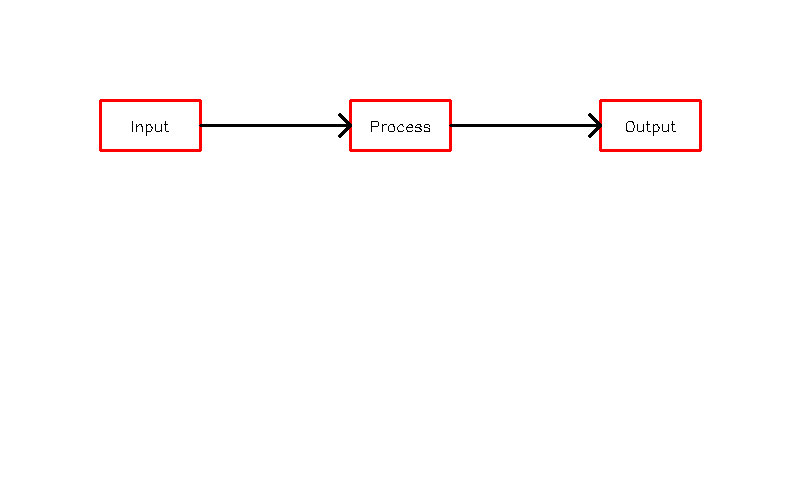
#> input picture backend/data/samples/simple_boxes.png, 800 x 500 px
$ python -i preprocess.py   (imports and definitions only)   (older library calls are emulated)
#> lines starting #> are read from the running program, lines starting #| are printed output that depends on the picture; after the words box and inside, x2 and y2 are one past the last pixel; in counts of white or black regions, pixels touching at a corner belong together
#> further down, picture is the input picture: shape (500, 800, 3); mean B, G, R 252.4, 252.4, 254
"""Image preprocessing module"""
import cv2
import numpy as np
from pathlib import Path
from skimage import restoration, filters


class PreprocessEngine:
    """Handles image preprocessing and normalization"""

    def __init__(self):
        """Initialize preprocessing engine"""
        self.default_resize = (1280, 960)

    # [17 lines left out: function load_image, not called in this run]

    def save_image(self, image, filepath):
        """Save image to file"""
        cv2.imwrite(str(filepath), image)

    # [15 lines left out: function resize_image, not called in this run]

    def convert_to_grayscale(self, image):
        """
        Convert image to grayscale.

        Args:
            image: Input image array

        Returns:
            Grayscale image array
        """
        if len(image.shape) == 3:
            return cv2.cvtColor(image, cv2.COLOR_BGR2GRAY)
        return image

    # [37 lines left out: functions apply_denoise, apply_clahe, apply_gaussian_blur, not called in this run]

    def apply_bilateral_filter(self, image):
        """Apply bilateral filter for edge-preserving smoothing"""
        return cv2.bilateralFilter(image, 9, 75, 75)

    # [83 lines left out: functions apply_adaptive_threshold, apply_threshold, apply_otsu_threshold, apply_morphological_ops, apply_edge_detection, not called in this run]

    def preprocess_for_detection(self, image):
        """
        Refined preprocessing pipeline:
        1. Grayscale conversion
        2. Gaussian blur (noise reduction) - Tuned for flowchart lines
        3. Adaptive thresholding (handles uneven lighting/scans)
        4. Morphological closing (joins broken lines) - Optimized kernel
        """
        # Convert to grayscale
        gray = self.convert_to_grayscale(image)

        # Apply Gaussian Blur to smooth noise (Tuned: 7x7 often better for hand-drawn/noisy scans)
        blurred = cv2.GaussianBlur(gray, (7, 7), 0)

        # Adaptive Thresholding (Inverted: shapes become white)
        # block_size = 11, constant = 5 (Subtracted constant increased to ignore more background noise)
        binary = cv2.adaptiveThreshold(
            blurred, 255, cv2.ADAPTIVE_THRESH_GAUSSIAN_C,
            cv2.THRESH_BINARY_INV, 11, 5
        )
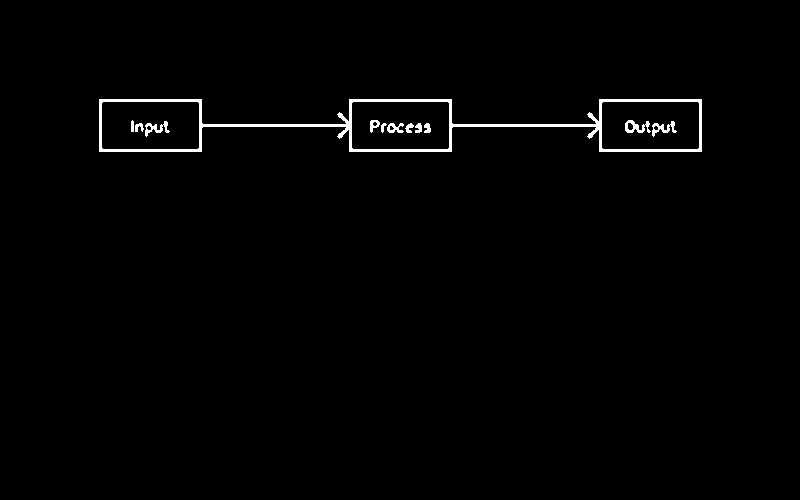
#> binary: shape (500, 800); 1.2% white; 12 white regions, largest, box (x1, y1, x2, y2) and area: (99, 99, 702, 152) 3814, (625, 120, 651, 133) 175, (145, 121, 170, 137) 158

        # Morphological Closing to connect small gaps in contours/arrows
        # We use a slightly larger elliptical kernel (5x5) to heal more significant breaks
        kernel = cv2.getStructuringElement(cv2.MORPH_ELLIPSE, (5, 5))
        closed = cv2.morphologyEx(binary, cv2.MORPH_CLOSE, kernel)
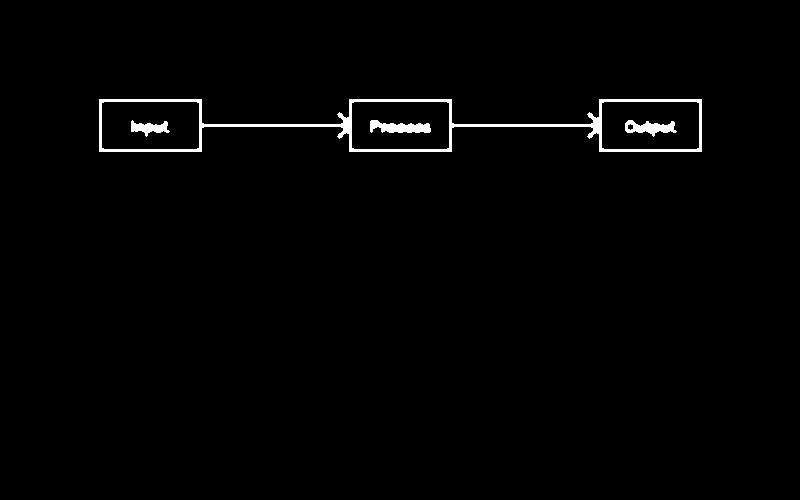
#> closed: shape (500, 800); 1.3% white; 4 white regions, box (x1, y1, x2, y2) and area: (99, 99, 702, 152) 3902, (370, 120, 431, 133) 526, (625, 120, 677, 137) 459, (131, 120, 170, 137) 335

        return closed, gray, image

>>> import cv2
>>> picture = cv2.imread('../../data/samples/simple_boxes.png')
>>> result = PreprocessEngine().preprocess_for_detection(picture)
